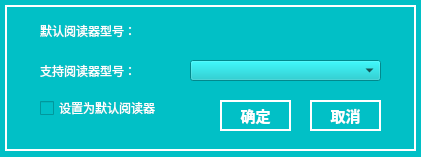
<?xml version="1.0" encoding="UTF-8"?>
<ui version="4.0">
 <class>dReadSetting</class>
 <widget class="QDialog" name="dReadSetting">
  <property name="geometry">
   <rect>
    <x>0</x>
    <y>0</y>
    <width>421</width>
    <height>157</height>
   </rect>
  </property>
  <property name="windowTitle">
   <string>Dialog</string>
  </property>
  <property name="styleSheet">
   <string notr="true">background-color:rgb(1,192,198)</string>
  </property>
  <widget class="QLabel" name="label">
   <property name="geometry">
    <rect>
     <x>40</x>
     <y>20</y>
     <width>121</width>
     <height>21</height>
    </rect>
   </property>
   <property name="styleSheet">
    <string notr="true">font: 11pt &quot;华文中宋&quot;;color:white</string>
   </property>
   <property name="text">
    <string>默认阅读器型号：</string>
   </property>
  </widget>
  <widget class="QLabel" name="defaultlabel">
   <property name="geometry">
    <rect>
     <x>190</x>
     <y>20</y>
     <width>191</width>
     <height>21</height>
    </rect>
   </property>
   <property name="styleSheet">
    <string notr="true">font: 11pt &quot;华文中宋&quot;;color:white</string>
   </property>
   <property name="text">
    <string/>
   </property>
  </widget>
  <widget class="QLabel" name="label_3">
   <property name="geometry">
    <rect>
     <x>40</x>
     <y>60</y>
     <width>121</width>
     <height>21</height>
    </rect>
   </property>
   <property name="styleSheet">
    <string notr="true">font: 11pt &quot;华文中宋&quot;;color:white</string>
   </property>
   <property name="text">
    <string>支持阅读器型号：</string>
   </property>
  </widget>
  <widget class="QCheckBox" name="defaultcheckBox">
   <property name="geometry">
    <rect>
     <x>40</x>
     <y>100</y>
     <width>141</width>
     <height>16</height>
    </rect>
   </property>
   <property name="styleSheet">
    <string notr="true">font: 11pt &quot;华文中宋&quot;;color:white</string>
   </property>
   <property name="text">
    <string>设置为默认阅读器</string>
   </property>
  </widget>
  <widget class="QComboBox" name="readercomboBox">
   <property name="geometry">
    <rect>
     <x>190</x>
     <y>60</y>
     <width>191</width>
     <height>21</height>
    </rect>
   </property>
  </widget>
  <widget class="QToolButton" name="checktoolButton">
   <property name="geometry">
    <rect>
     <x>220</x>
     <y>100</y>
     <width>71</width>
     <height>31</height>
    </rect>
   </property>
   <property name="styleSheet">
    <string notr="true">border:2px solid white;background:rgb(1,192,198);color:white;font-size:15px;font-weight:bold</string>
   </property>
   <property name="text">
    <string>确定</string>
   </property>
  </widget>
  <widget class="QToolButton" name="canceltoolButton_2">
   <property name="geometry">
    <rect>
     <x>310</x>
     <y>100</y>
     <width>71</width>
     <height>31</height>
    </rect>
   </property>
   <property name="styleSheet">
    <string notr="true">border:2px solid white;background:rgb(1,192,198);color:white;font-size:15px;font-weight:bold</string>
   </property>
   <property name="text">
    <string>取消</string>
   </property>
  </widget>
  <widget class="QGroupBox" name="groupBox">
   <property name="geometry">
    <rect>
     <x>5</x>
     <y>5</y>
     <width>411</width>
     <height>146</height>
    </rect>
   </property>
   <property name="styleSheet">
    <string notr="true">border:2px solid white;background:rgb(1,192,198);color:white;font-size:15px;font-weight:bold</string>
   </property>
   <property name="title">
    <string/>
   </property>
  </widget>
  <zorder>groupBox</zorder>
  <zorder>label</zorder>
  <zorder>defaultlabel</zorder>
  <zorder>label_3</zorder>
  <zorder>defaultcheckBox</zorder>
  <zorder>readercomboBox</zorder>
  <zorder>checktoolButton</zorder>
  <zorder>canceltoolButton_2</zorder>
 </widget>
 <resources/>
 <connections/>
</ui>
